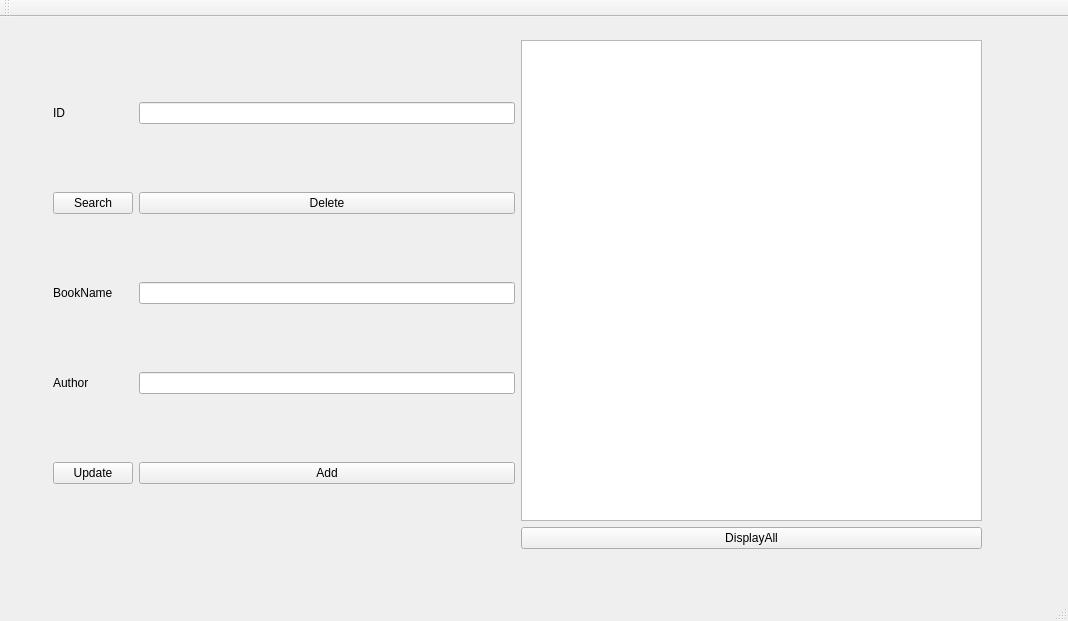
<?xml version="1.0" encoding="UTF-8"?>
<ui version="4.0">
 <class>MainWindow</class>
 <widget class="QMainWindow" name="MainWindow">
  <property name="geometry">
   <rect>
    <x>0</x>
    <y>0</y>
    <width>1068</width>
    <height>621</height>
   </rect>
  </property>
  <property name="windowTitle">
   <string>MainWindow</string>
  </property>
  <widget class="QWidget" name="centralWidget">
   <widget class="QWidget" name="">
    <property name="geometry">
     <rect>
      <x>42</x>
      <y>12</y>
      <width>951</width>
      <height>531</height>
     </rect>
    </property>
    <layout class="QHBoxLayout" name="horizontalLayout">
     <item>
      <layout class="QGridLayout" name="gridLayout">
       <item row="0" column="0">
        <widget class="QLabel" name="label">
         <property name="text">
          <string>ID</string>
         </property>
        </widget>
       </item>
       <item row="0" column="1">
        <widget class="QLineEdit" name="lineEdit"/>
       </item>
       <item row="1" column="0">
        <widget class="QPushButton" name="pushButton">
         <property name="text">
          <string>Search</string>
         </property>
        </widget>
       </item>
       <item row="1" column="1">
        <widget class="QPushButton" name="pushButton_2">
         <property name="text">
          <string>Delete</string>
         </property>
        </widget>
       </item>
       <item row="2" column="0">
        <widget class="QLabel" name="label_2">
         <property name="text">
          <string>BookName</string>
         </property>
        </widget>
       </item>
       <item row="2" column="1">
        <widget class="QLineEdit" name="lineEdit_2"/>
       </item>
       <item row="3" column="0">
        <widget class="QLabel" name="label_3">
         <property name="text">
          <string>Author</string>
         </property>
        </widget>
       </item>
       <item row="3" column="1">
        <widget class="QLineEdit" name="lineEdit_3"/>
       </item>
       <item row="4" column="0">
        <widget class="QPushButton" name="pushButton_3">
         <property name="text">
          <string>Update</string>
         </property>
        </widget>
       </item>
       <item row="4" column="1">
        <widget class="QPushButton" name="pushButton_4">
         <property name="text">
          <string>Add</string>
         </property>
        </widget>
       </item>
      </layout>
     </item>
     <item>
      <layout class="QVBoxLayout" name="verticalLayout">
       <item>
        <widget class="QListWidget" name="listWidget"/>
       </item>
       <item>
        <widget class="QPushButton" name="pushButton_5">
         <property name="text">
          <string>DisplayAll</string>
         </property>
        </widget>
       </item>
      </layout>
     </item>
    </layout>
   </widget>
  </widget>
  <widget class="QMenuBar" name="menuBar">
   <property name="geometry">
    <rect>
     <x>0</x>
     <y>0</y>
     <width>1068</width>
     <height>30</height>
    </rect>
   </property>
  </widget>
  <widget class="QToolBar" name="mainToolBar">
   <attribute name="toolBarArea">
    <enum>TopToolBarArea</enum>
   </attribute>
   <attribute name="toolBarBreak">
    <bool>false</bool>
   </attribute>
  </widget>
  <widget class="QStatusBar" name="statusBar"/>
 </widget>
 <layoutdefault spacing="6" margin="11"/>
 <resources/>
 <connections/>
</ui>
